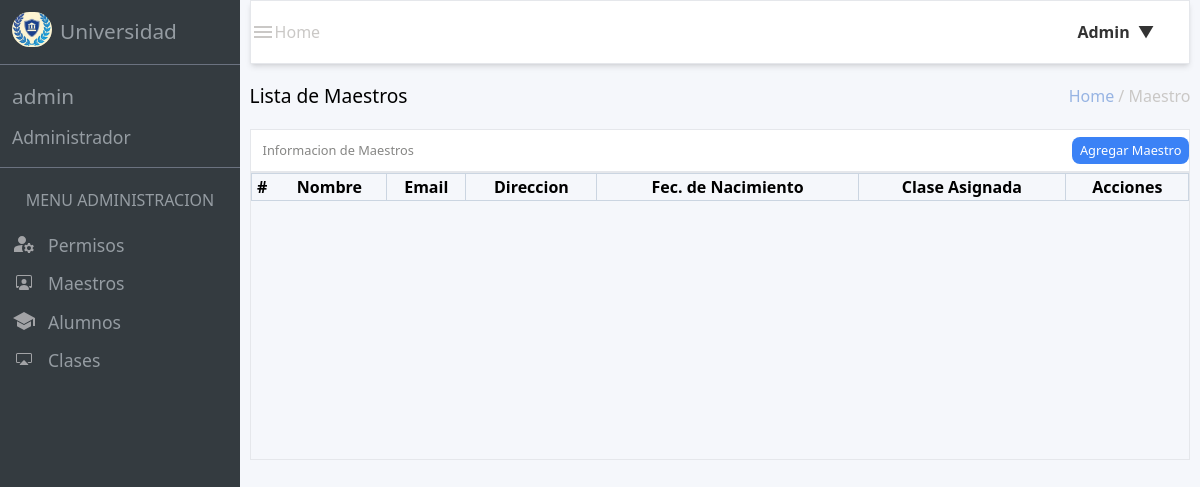
Page /src/views/admin_views/admin_maestro/dash_view_maestro.php on the earlier database version.
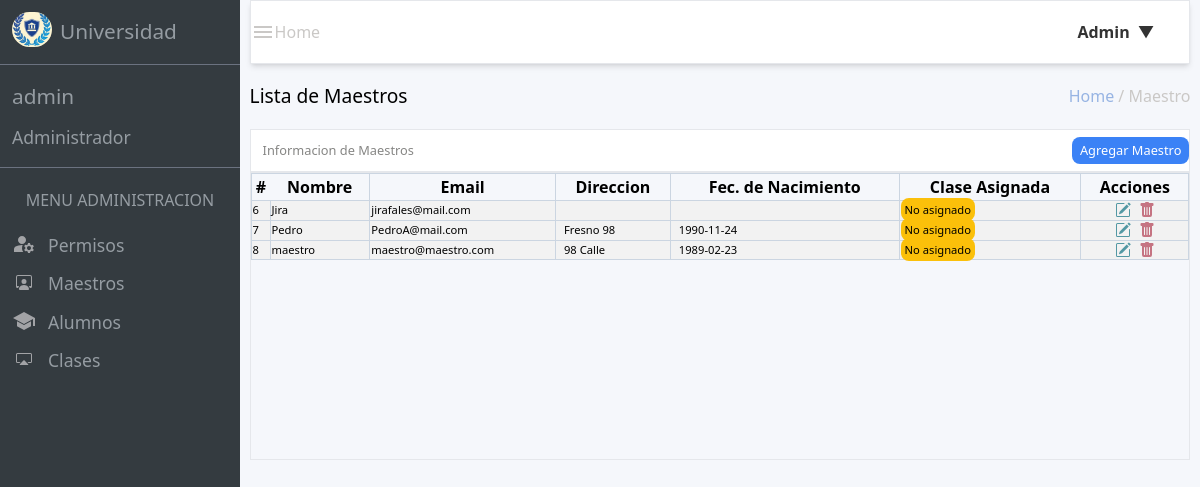
Same page on the later database version.
### tables this page shows
CREATE TABLE `maestro` (
  `id_maestro` int(11) NOT NULL,
  `name_maestro` varchar(150) DEFAULT NULL,
  `apellido_maestro` varchar(150) DEFAULT NULL,
  `matricula` varchar(100) DEFAULT NULL,
  `correo_maestro` varchar(200) DEFAULT NULL,
  `password_maestro` varchar(250) DEFAULT NULL,
  `address` varchar(200) DEFAULT NULL,
  `fechaNacimiento` varchar(80) DEFAULT NULL,
  `rol_id` int(11) DEFAULT NULL
);

### src/database/connection.php (called while the page is built, shortened)
<?php
class data
{
    private $pdo;
    public function __construct()
    {
        try {
            $host = $_ENV["DB_HOST"];
            $username = $_ENV["DB_USERNAME"];
            $password = $_ENV["DB_PASSWORD"];
            $port = $_ENV["DB_PORT"];
            $dbname = $_ENV["DB_DATABASE"];
            $attributes=[PDO::ATTR_ERRMODE => PDO::ERRMODE_EXCEPTION];
            $dsn = "mysql:host=$host;port=$port;dbname=$dbname";
            $this->pdo = new PDO($dsn,$username,$password,$attributes);
        } catch (PDOException $e) {
            echo "ERROR: " . $e->getMessage();
        }
    }
    public function connect()
    {
        return $this->pdo;
    }
}
?>

### src/views/admin_views/admin_maestro/dash_view_maestro.php (the view, shortened to what this page needs)
<!DOCTYPE html>
<html lang="en">
<head>
    <link href="/dist/output.css" rel="stylesheet">
    <link rel="stylesheet" href="/src/styles/styles_admin/edit_maestro_style.css">
</head>
<body class="h-screen w-screen">
    <main class="h-full w-full flex flex-row">
        <div class="w-[20%] h-[100%] bg-[#343b40] text-[#959ca2] flex-col">
            <header class="flex items-center h-[8%] pl-3">
                <div class="cont_img"><img src="/src/images/short_logo.JPG" alt="logo" class="imagen"></div>
                <h1 class="pl-2 text-[1.3rem]">Universidad</h1>
            </header>
            <section class="h-[13%] flex flex-col justify-center  border-gray-500 border-t border-b">
                <a href="/src/views/admin_views/dashboard_admin.php"><h1 class="mb-3 text-[1.3rem] pl-3 ">admin</h1></a>
                <h2 class="text-[1.1rem] pl-3">Administrador</h2>
            </section>
            <section class="flex flex-col items-center h-[20$] justify-evenly">
                <h1 class=" my-5">MENU ADMINISTRACION</h1>
                <div class="flex flex-col w-full pl-3 gap-3">
                    <a href="/src/views/admin_views/admin_permiso/dash_permiso_admin.php">
                        <div class="flex gap-3 ">
                            <div class="contenedor-imagenes ">
                                <img class="imagenes" src="/src/images/manage_account.svg" alt="images">
                            </div>
                            <h3 class="text-[1.1rem]">Permisos</h3>
                        </div>
                    </a>
                    <a href="/src/views/admin_views/admin_maestro/dash_view_maestro.php">
                        <div class="flex gap-3">
                            <div class="contenedor-imagenes ">
                                <img class="imagenes" src="/src/images/person-workspace.svg" alt="images">
                            </div>
                            <h3 class="text-[1.1rem]">Maestros</h3>
                        </div>
                    </a>
                    <a href="/src/views/admin_views/admin_alumno/dash_alum_view.php">
                        <div class="flex gap-3">
                            <div class="contenedor-imagenes ">
                                <img class="imagenes" src="/src/images/hat.svg" alt="images">
                            </div>
                            <h3 class="text-[1.1rem]">Alumnos</h3>
                        </div>
                    </a>
                    <a href="/src/views/admin_views/admin_clases/dash_class_view.php">
                        <div class="flex gap-3">
                            <div class="contenedor-imagenes ">
                                <img class="imagenes" src="/src/images/cast.svg" alt="images">
                            </div>
                            <h3 class="text-[1.1rem]">Clases</h3>
                        </div>
                    </a>
                </div>
            </section>
        </div>
        <section class="w-[80%] h-[100%] bg-[#f5f7fb] flex flex-col items-center">
            <header class="w-[98%] h-[8%] border bg-[#ffffff] flex justify-between items-center text-[#cac8c6] shadow-md">
                 <div class="flex items-center">
                    <a href="/src/views/admin_views/dashboard_admin.php"><div><img src="/src/images/menu.svg" alt="menu"></div></a>
                    <h1>Home</h1>
                </div>
                <div class="w-[7rem] h-auto relative">
                    <div class="dropdown">
                        <div class="flex flex-row items-center w-50">
                            <div>
                                <button id="dropdownBtn" class="dropdown-button font-semibold ">Admin<span class="arrow">&#9660;</span></button>
                            </div>
                        </div>
                    </div>
                </div>
            </header>
            <div class="w-[98%] h-[90%]">
                <section class="w-full h-[9%] flex justify-between items-center">
                    <h1 class=" text-[1.2rem]" >Lista de Maestros</h1>
                    <h2 class=" text-[#cac8c6]"><span class="text-[#97b4e3]">Home</span> / Maestro</h2>
                </section>
                <section class=" h-[40%] w-full">
                    <div class="w-full h-[15%] border bg-[#ffffff] text-[#868684] flex text-[.8rem] justify-between items-center">
                        <h1 class="text-bold pl-3">Informacion de Maestros</h1>
                        <button id="showModalButton2" class="bg-blue-500 rounded-lg  py-1 px-2 text-[white] w-25">Agregar Maestro</button>
                    </div>
                    <div class="border h-full w-full ">
                        <table class="w-full">
                            <thead class="border border-slate-300">
                                    <th>#</th>
                                    <th>Nombre</th>
                                    <th class="border border-slate-300">Email</th>
                                    <th>Direccion</th>
                                    <th class="border border-slate-300">Fec. de Nacimiento</th>
                                    <th class="border border-slate-300">Clase Asignada</th>
                                    <th class="border border-slate-300">Acciones</th>
                            </thead>
                            <tbody>
                                <?php require_once($_SERVER["DOCUMENT_ROOT"] ."/src/database/connection.php" );
                                $query = "SELECT id_maestro, name_maestro, apellido_maestro, correo_maestro, address, fechaNacimiento FROM maestro" ;
                                $conn = new data();
                                $resultado = $conn->connect()->query($query);
                                while ($row = $resultado->fetch(PDO::FETCH_ASSOC)) {
                                ?>
                                <tr class="border border-slate-300 bg-[#f2f2f2] text-[.7rem]">
                                    <td><?= $row["id_maestro"]?></td>
                                    <td class="border border-slate-300"><?= $row['name_maestro'] ?></td>
                                    <td class="border border-slate-300"><?= $row['correo_maestro'] ?></td>
                                    <td class="border border-slate-300 pl-2 " ><?= $row['address'] ?></td>
                                    <td class="border border-slate-300 pl-2 " ><?= $row['fechaNacimiento'] ?></td>
                                    <td><span class="border-none text-[black] bg-[#fbc00a] px-1 py-1 rounded-lg">No asignado</span></td>
                                    <td class="border border-slate-300">
                                        <div class="w-full flex justify-center gap-2">
                                            <img src="/src/images/pencil.svg" alt="img" id="showModalButton">
                                            <img src="/src/images/trash.svg" alt="trash">
                                        </div>
                                    </td>
                                </tr>
                                <?php }?>
                            </tbody>
                        </table>
                    </div>
                </section>
            </div>
        </section>
    </main>
</body>
</html>

### src/styles/styles_admin/edit_maestro_style.css (style rules this page uses)
.cont_img { width: 2.5rem; height: 2.5rem; border-radius: 25px; }
.imagen { object-fit: contain; overflow: hidden; border-radius: 25px; }
.contenedor-imagenes { height: 1.5rem; width: 1.5rem; display: flex; justify-content: center; align-items: center; }
.imagenes { object-fit: contain; overflow: hidden; }
.dropdown { position: relative; display: inline-block; }
.dropdown-button { background-color: #fff; border: none; color: #333; font-size: 16px; cursor: pointer; }
.arrow { margin-left: 8px; }

Differences in the rows shown:
added maestro: id_maestro "6", name_maestro "Jira", correo_maestro "jirafales@mail.com"
added maestro: id_maestro "7", name_maestro "Pedro", correo_maestro "PedroA@mail.com", address "Fresno 98", fechaNacimiento "1990-11-24"
added maestro: id_maestro "8", name_maestro "maestro", correo_maestro "maestro@maestro.com", address "98 Calle", fechaNacimiento "1989-02-23"
